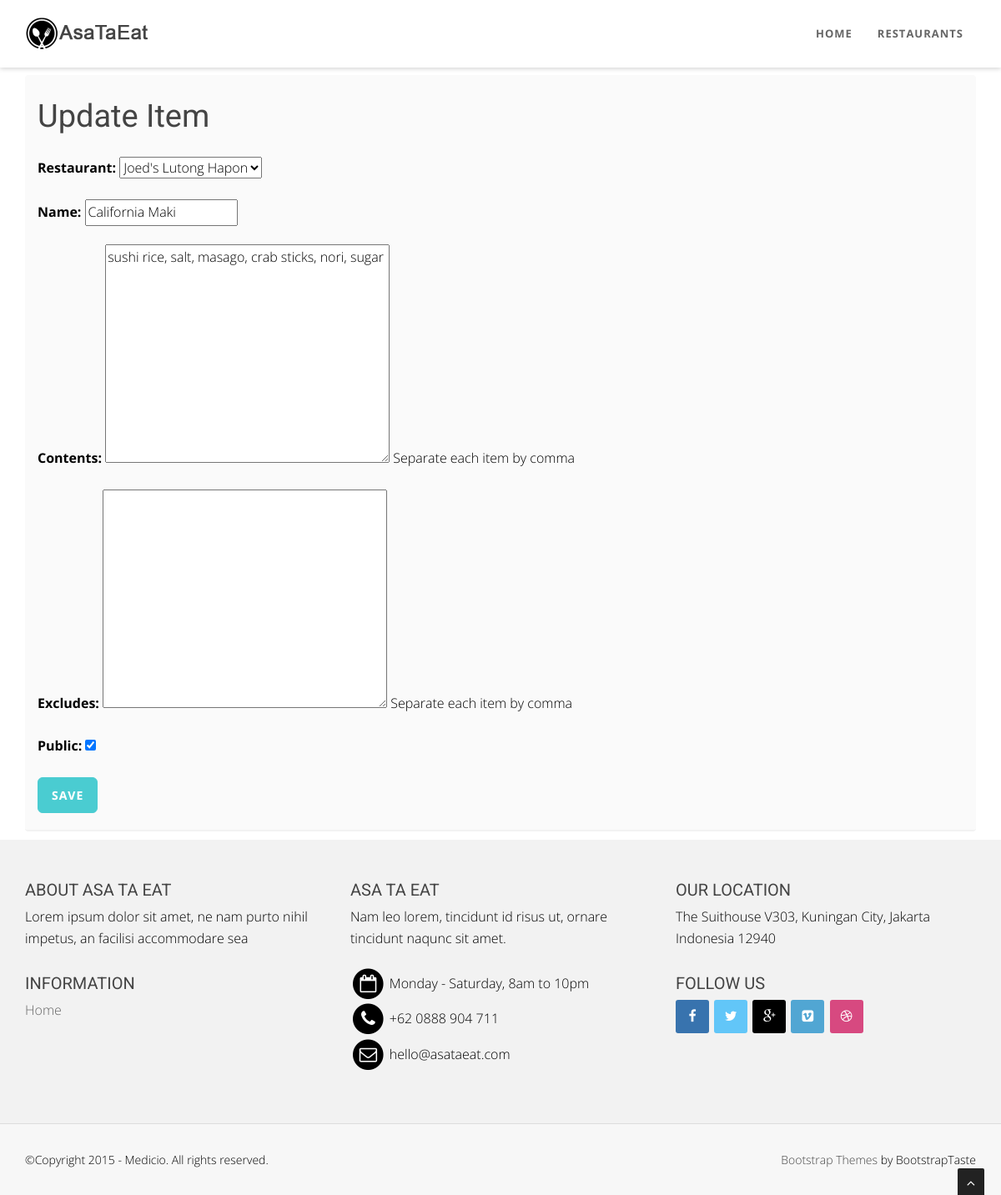
The page /items/1/edit/ (signed in) on the database its author committed.
### menus/models.py (models this page shows, shortened)
class Item(models.Model):
    user        = models.ForeignKey(settings.AUTH_USER_MODEL)
    restaurant  = models.ForeignKey(RestaurantLocation)
    name        = models.CharField(max_length=120)
    contents    = models.TextField(help_text = 'Separate each item by comma')
    excludes    = models.TextField(blank=True, null=True, help_text = 'Separate each item by comma')
    public      = models.BooleanField(default=True)
    timestamp   = models.DateTimeField(auto_now_add=True)
    updated     = models.DateTimeField(auto_now=True)
    class Meta:
        ordering = ['-updated', '-timestamp']

### restaurants/models.py (models this page shows, shortened)
class RestaurantLocation(models.Model):
    owner       = models.ForeignKey(User)
    name        = models.CharField(max_length=120)
    location    = models.CharField(max_length=120, null=True, blank=True)
    category    = models.CharField(max_length=120, null=True, blank=False)
    timestamp   = models.DateTimeField(auto_now_add=True)
    updated     = models.DateTimeField(auto_now=True)
    slug        = models.SlugField(null=True, blank=True)
    def __str__(self):
        return self.name

### menus/views.py (the view, shortened to what this page needs)
# urls.py: url(r'^(?P<pk>\d+)/edit/$', ItemUpdateView.as_view(), name='edit'),
class ItemUpdateView(UpdateView, LoginRequiredMixin):
    form_class = ItemForm
    login_url = '/login/'
    template_name = 'form.html'
    def get_queryset(self):
        return Item.objects.filter(user=self.request.user)
    def get_form_kwargs(self):
        kwargs = super(ItemUpdateView, self).get_form_kwargs()
        kwargs['user'] = self.request.user
        return kwargs
    def get_context_data(self, **kwargs):
        context = super(ItemUpdateView, self).get_context_data(**kwargs)
        context['title'] = "Update Item"
        return context

### menus/forms.py
class ItemForm(forms.ModelForm):
    class Meta:
        model = Item
        fields = [
            'restaurant',
            'name',
            'contents',
            'excludes',
            'public'
        ]
    def __init__(self, user=None, *args, **kwargs):
        super(ItemForm, self).__init__(*args, **kwargs)
        self.fields['restaurant'].queryset = RestaurantLocation.objects.filter(owner=user)

### templates/form.html (shortened to what this page needs)
{% extends "base.html" %}
{% block content %}
<section id="callaction" class="home-section paddingtop-90 paddingbot-10">
        <div class="container">
             <div class="row">
                 <div class="col-md-12">
                     <div class="callaction bg-gray">
                        <div class="row">
                            <h1>{{ title }}</h1>
                        </div>
                        <div class="row">
                            <form method="POST">
                                {{ form.as_p }}
                                <button type="submit" class="btn btn-skin  btn-lg">Save</button>
                            </form>
                        </div>
                     </div>
                 </div>
             </div>
         </div>
 </section
{% endblock content %}

### static/css/style.css (style rules this page uses)
body { width: 100%; height: 100%; font-family: 'Open Sans', sans-serif; font-weight: 300; color: black; background-color: #ddd; font-size: 16px; line-height: 1.6em; }
html { width: 100%; height: 100%; }
label, input, button, select, textarea { font-family: 'Open Sans', sans-serif; font-size: inherit; line-height: inherit; }
h1 { font-size: 38px; }
h1, h2, h3, h4, h5, h6 { margin: 0 0 30px; font-family: 'Roboto', sans-serif; font-weight: 400; color: #444; line-height: 1em; }
p { margin: 0 0 20px; }
.paddingtop-90 { padding-top:90px !important; }
.paddingbot-10 { padding-bottom:10px !important; }
.home-section { padding-top: 150px; display:block; position:relative; z-index:120; background-color: #fff; }
.bg-gray { background: #fafafa; }
.callaction { padding:30px 30px 20px 30px; border-radius: 4px; border-bottom: 2px solid #f2f2f2; }
.btn-skin { color: #fff; }
.btn-lg, .btn-group-lg > .btn { padding: 10px 16px; font-size: 20px; line-height: 1.5em; border-radius: 6px; }
.btn { position: relative; display: inline-block; outline: none; color: #fff; text-decoration: none; text-transform: uppercase; letter-spacing: 1px; font-weight: 400; text-shadow: 0 0 1px rgba(255,255,255,0.3); font-size: 14px; font-weight: 700; }

### static/bodybg/bg1.css (style rules this page uses)
body { background: url(../img/bodybg/bg1.png) repeat left top; }

### static/color/default.css (style rules this page uses)
.btn-skin { background-color: #4ACCD1; border-color: #4ACCD1; }

### rows shown on the page
Item: restaurant "Joed's Lutong Hapon", contents "sushi rice, salt, masago, crab sticks, nori, sugar", public "☑"
RestaurantLocation: name "California Maki"

### other values the page prints
{{ title }} "Update Item"
